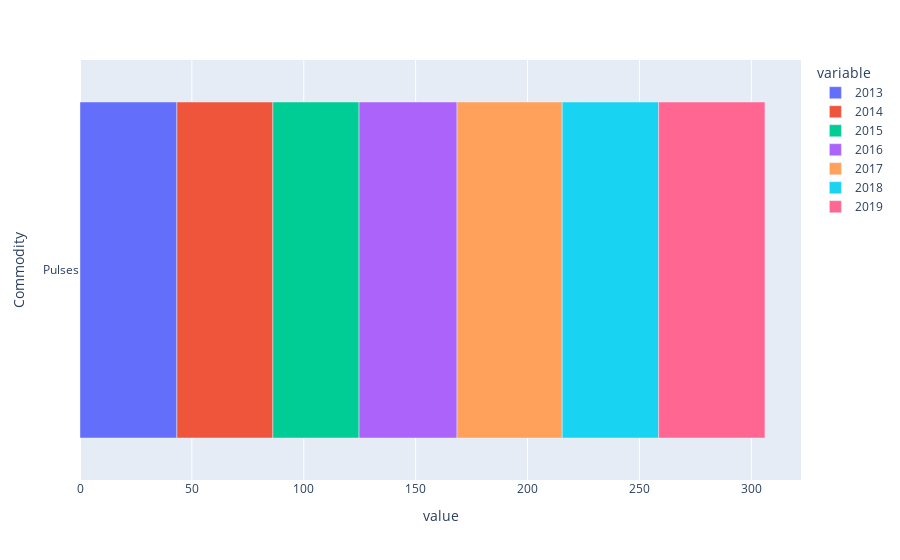

This figure's notebook cell:
### Code cell
px.bar(food[food['Commodity'] == 'Pulses'], y='Commodity', x=['2013','2014','2015','2016','2017','2018','2019'])

### Figure 1 — Plotly figure (JSON) as saved in the notebook; plotly's stock layout.template omitted (floating-point values rounded to 4 significant figures)
{"data": [{"alignmentgroup": "True", "hovertemplate": "variable=2013<br>value=%{x}<br>Commodity=%{y}<extra></extra>", "legendgroup": "2013", "marker": {"color": "#636efa", "pattern": {"shape": ""}}, "name": "2013", "offsetgroup": "2013", "orientation": "h", "showlegend": true, "textposition": "auto", "type": "bar", "x": [43.3], "xaxis": "x", "y": ["Pulses"], "yaxis": "y"}, {"alignmentgroup": "True", "hovertemplate": "variable=2014<br>value=%{x}<br>Commodity=%{y}<extra></extra>", "legendgroup": "2014", "marker": {"color": "#EF553B", "pattern": {"shape": ""}}, "name": "2014", "offsetgroup": "2014", "orientation": "h", "showlegend": true, "textposition": "auto", "type": "bar", "x": [42.9], "xaxis": "x", "y": ["Pulses"], "yaxis": "y"}, {"alignmentgroup": "True", "hovertemplate": "variable=2015<br>value=%{x}<br>Commodity=%{y}<extra></extra>", "legendgroup": "2015", "marker": {"color": "#00cc96", "pattern": {"shape": ""}}, "name": "2015", "offsetgroup": "2015", "orientation": "h", "showlegend": true, "textposition": "auto", "type": "bar", "x": [38.5], "xaxis": "x", "y": ["Pulses"], "yaxis": "y"}, {"alignmentgroup": "True", "hovertemplate": "variable=2016<br>value=%{x}<br>Commodity=%{y}<extra></extra>", "legendgroup": "2016", "marker": {"color": "#ab63fa", "pattern": {"shape": ""}}, "name": "2016", "offsetgroup": "2016", "orientation": "h", "showlegend": true, "textposition": "auto", "type": "bar", "x": [43.8], "xaxis": "x", "y": ["Pulses"], "yaxis": "y"}, {"alignmentgroup": "True", "hovertemplate": "variable=2017<br>value=%{x}<br>Commodity=%{y}<extra></extra>", "legendgroup": "2017", "marker": {"color": "#FFA15A", "pattern": {"shape": ""}}, "name": "2017", "offsetgroup": "2017", "orientation": "h", "showlegend": true, "textposition": "auto", "type": "bar", "x": [47], "xaxis": "x", "y": ["Pulses"], "yaxis": "y"}, {"alignmentgroup": "True", "hovertemplate": "variable=2018<br>value=%{x}<br>Commodity=%{y}<extra></extra>", "legendgroup": "2018", "marker": {"color": "#19d3f3", "pattern": {"shape": ""}}, "name": "2018", "offsetgroup": "2018", "orientation": "h", "showlegend": true, "textposition": "auto", "type": "bar", "x": [43.1], "xaxis": "x", "y": ["Pulses"], "yaxis": "y"}, {"alignmentgroup": "True", "hovertemplate": "variable=2019<br>value=%{x}<br>Commodity=%{y}<extra></extra>", "legendgroup": "2019", "marker": {"color": "#FF6692", "pattern": {"shape": ""}}, "name": "2019", "offsetgroup": "2019", "orientation": "h", "showlegend": true, "textposition": "auto", "type": "bar", "x": [47.5], "xaxis": "x", "y": ["Pulses"], "yaxis": "y"}], "layout": {"barmode": "relative", "legend": {"title": {"text": "variable"}, "tracegroupgap": 0}, "margin": {"t": 60}, "xaxis": {"anchor": "y", "domain": [0, 1], "title": {"text": "value"}}, "yaxis": {"anchor": "x", "domain": [0, 1], "title": {"text": "Commodity"}}}}
